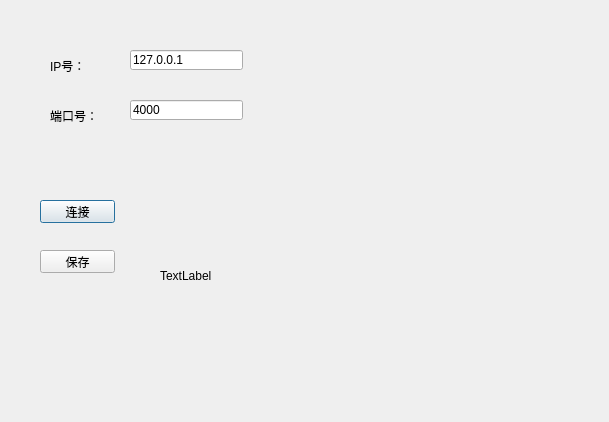
<?xml version="1.0" encoding="UTF-8"?>
<ui version="4.0">
 <class>Dialog_test_pic</class>
 <widget class="QDialog" name="Dialog_test_pic">
  <property name="geometry">
   <rect>
    <x>0</x>
    <y>0</y>
    <width>609</width>
    <height>422</height>
   </rect>
  </property>
  <property name="windowTitle">
   <string>Dialog</string>
  </property>
  <widget class="QLabel" name="label_IP">
   <property name="geometry">
    <rect>
     <x>50</x>
     <y>60</y>
     <width>54</width>
     <height>12</height>
    </rect>
   </property>
   <property name="text">
    <string>IP号：</string>
   </property>
  </widget>
  <widget class="QLabel" name="label_port">
   <property name="geometry">
    <rect>
     <x>50</x>
     <y>110</y>
     <width>54</width>
     <height>12</height>
    </rect>
   </property>
   <property name="text">
    <string>端口号：</string>
   </property>
  </widget>
  <widget class="QLineEdit" name="lineEdit_IP">
   <property name="geometry">
    <rect>
     <x>130</x>
     <y>50</y>
     <width>113</width>
     <height>20</height>
    </rect>
   </property>
   <property name="text">
    <string>127.0.0.1</string>
   </property>
  </widget>
  <widget class="QLineEdit" name="lineEdit_port">
   <property name="geometry">
    <rect>
     <x>130</x>
     <y>100</y>
     <width>113</width>
     <height>20</height>
    </rect>
   </property>
   <property name="text">
    <string>4000</string>
   </property>
  </widget>
  <widget class="QPushButton" name="pushButton_connect">
   <property name="geometry">
    <rect>
     <x>40</x>
     <y>200</y>
     <width>75</width>
     <height>23</height>
    </rect>
   </property>
   <property name="text">
    <string>连接</string>
   </property>
  </widget>
  <widget class="QLabel" name="label_image_show">
   <property name="geometry">
    <rect>
     <x>160</x>
     <y>150</y>
     <width>421</width>
     <height>251</height>
    </rect>
   </property>
   <property name="text">
    <string>TextLabel</string>
   </property>
  </widget>
  <widget class="QPushButton" name="pushButton_save">
   <property name="geometry">
    <rect>
     <x>40</x>
     <y>250</y>
     <width>75</width>
     <height>23</height>
    </rect>
   </property>
   <property name="text">
    <string>保存</string>
   </property>
  </widget>
 </widget>
 <resources/>
 <connections/>
</ui>
